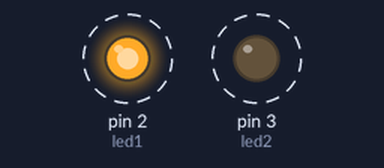
Bench run of a sketch on a simulated Arduino Uno, built with avr-gcc and run on an emulated ATmega328P. On the bench: output pins drawn as LEDs (lit = HIGH). Dashed ring = blinking.

Above: at 0.05 s.
Timing chart, 0 to 3.0 s (numbered marks = the images above):
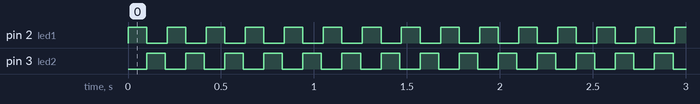

The sketch:

led.lnk.ino
```cpp
const int led1 = 2;
const int led2 = 3;

void setup() {
  pinMode( led1, OUTPUT);
  pinMode( led2, OUTPUT);
}

void loop() {

      digitalWrite (led1, HIGH);
      delay(100);
      digitalWrite (led1, LOW);

      digitalWrite (led2, HIGH);
      delay(100);
      digitalWrite (led2, LOW);
 delay(10);
}
```

Measured:
- by itself, pin 2 (led1), pin 3 (led2): alternates HIGH for 0.10 s and LOW for 0.11 s
